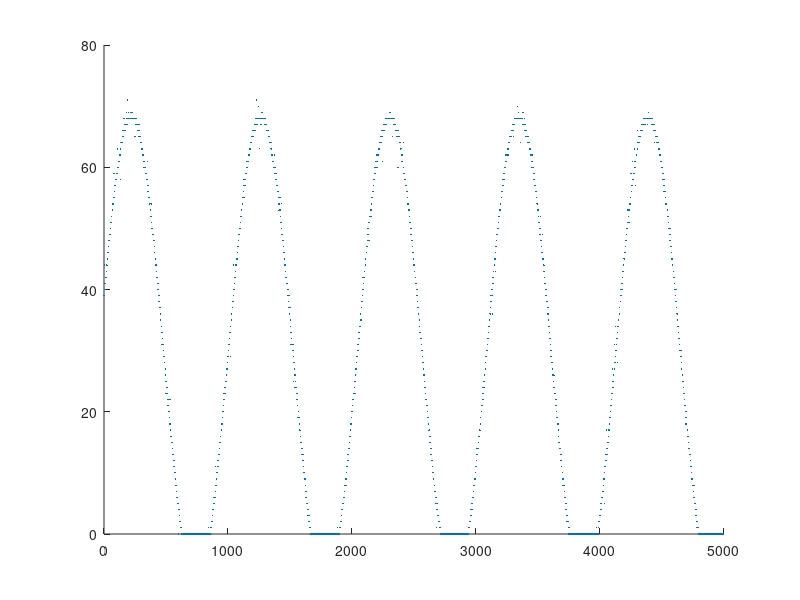

Reproduce this figure in MATLAB. (Note: this script raises an error after producing the figure.)
% logreader_lab01_obstacle.m
% Written by Luke Murphy (hmurphy@hmc.edu) 2026-01-28
% Last edited by Rai Wandeler (rwandeler@hmc.edu) 2026-02-03

clear;

readfile = true; %% TODO update when in lab to be true

if readfile
    load("10and20.mat"); % variable is teensyanalog
    arrsize = size(teensyanalog);
    disp(arrsize(1));
    samples = 1:arrsize(1);
    teensyanalog = double(teensyanalog);
    teensyanalog = teensyanalog';
else
    % For testing with sample data only
    xtesting = 0:1000;
    noise = 0.5-rand(1, length(xtesting));
    ytesting = 0.5 * sin(xtesting/25) + 0.4;
    ytesting = (ytesting*(2^10))/3.3; % testing teensy generators
    ytesting = ytesting+10*noise; % initial noise
    ytesting(ytesting<0) = 0;
    ytesting = ytesting+noise; % add extra noise arund 0v

    teensyanalog = ytesting;
    samples = xtesting;
end

%% Data Processing


%%  Plot

% Plot of Raw measurements
f = figure;
hold on

plot(samples, teensyanalog, '.', 'MarkerSize',1)

yu = max(teensyanalog);
yl = min(teensyanalog);
yr = abs((yu-yl));
ym = mean(teensyanalog);
[pks, locs] = findpeaks(teensyanalog,samples,'MinPeakHeight',yu*0.95,'MinPeakProminence',yr/5); % find sin wave peaks of measured function
period_samples = diff(locs);
predicted_period = mean(period_samples);
model = fittype('a*sin(b*x+c)+d',dependent="y",independent="x",coefficients=["a" "b" "c" "d"]);
excludedPoints = find(teensyanalog <= yl+(0.01*yr)); % exclude all points within 1% of zero from fit
fittedmodel = fit(samples',teensyanalog',model,'start',[yr/2,(2*pi)/predicted_period,rand()*100,ym],'Exclude', excludedPoints);
plot(fittedmodel)
model_coeffs = coeffvalues(fittedmodel);
legend("Teensy ADC Measurement", "Predicted Voltage Signal")
xlabel("Teensy Sample Number")
ylabel("Teensy ADC measurement")
hold off

%% Plot of measurements with voltage frequency conversion
%% TODO change below variables
signal_frequency = 100; % in Hz
signal_amplitude = 1; % Vp2p
sample_rate = predicted_period*signal_frequency; % sample rate in Hz

f = figure;
hold on
xlabel("Time [s]")
ylabel("Voltage [V]")

time = (samples/predicted_period)*(1/signal_frequency);
voltage = (teensyanalog/(2*model_coeffs(1)))*signal_amplitude;

plot(time, voltage, '.', 'MarkerSize',1)

% a sin(bx + c) + d
sin_a = model_coeffs(1)/(2*model_coeffs(1))*signal_amplitude;
sin_b = 2*pi*signal_frequency;
sin_c = (model_coeffs(2)/predicted_period)*(1/signal_frequency);
sin_d = (model_coeffs(4)/(2*model_coeffs(1)))*signal_amplitude;
y=sin_a*sin(sin_b*time+sin_c) + sin_d;
plot(time, y);
legend("Teensy ADC Measurement", "Predicted Voltage Signal")
hold off

disp("Measured Values:");
disp("Sample rate: " + sample_rate + " samples/sec")
disp("P2P voltage: " + 2*sin_a)
disp("RMS voltage: " + sin_a / sqrt(2))
